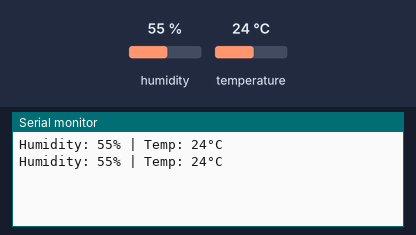
The sketch below on a simulated Arduino Uno, built with avr-gcc and run on an emulated ATmega328P. Parts: the last lines printed to the serial monitor. Inputs (shaded band) come from the test bench; at power-on: humidity 55 %, temperature 24 °C.

Above: at 2.8 s.
2.9 s: humidity set to 22 %
At 5.2 s:
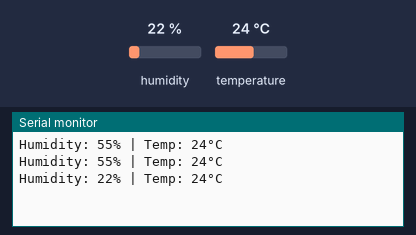
5.6 s: temperature set to 12 °C
At 6.4 s:
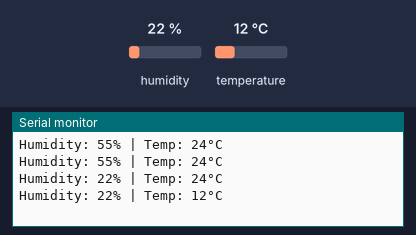
8.3 s: humidity set to 40 %
At 11.2 s:
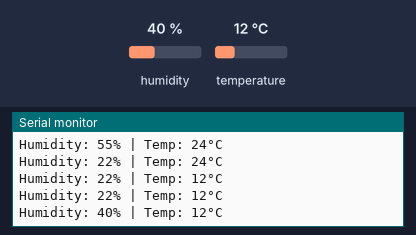
Timing chart, 0 to 12.7 s (numbered marks = the images above; inputs shaded):
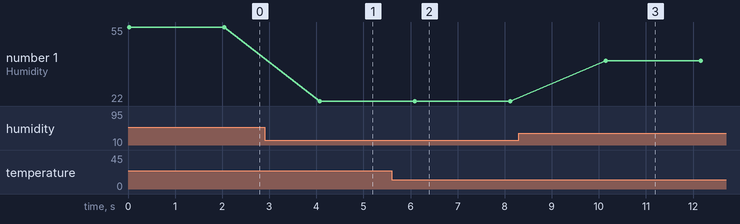

Measured:
- after the input at 2.9 s, the serial monitor: prints a new line after 1.2 s (image 1)
- after the input at 5.6 s, the serial monitor: prints a new line after 0.49 s (image 2)
- after the input at 8.3 s, the serial monitor: prints a new line after 1.8 s (image 3)
- plotted number 1: 55 → 22 after the input at 2.9 s, 22 → 40 after the input at 8.3 s

The sketch:

DHT11_OK_1.ino
```cpp
#include <SimpleDHT.h>

#define DHT_PIN 9  // The pin connected to DHT11 data line

SimpleDHT11 dht11(DHT_PIN);

void setup() {
  Serial.begin(9600);
}

void loop() {
  // Read without samples (simplest way)
  byte temperature = 0;
  byte humidity = 0;

  int err = SimpleDHTErrSuccess;
  if ((err = dht11.read(&temperature, &humidity, NULL)) != SimpleDHTErrSuccess) {
    Serial.print("Read failed, err=");
    Serial.println(err);
    delay(2000);
    return;
  }

  Serial.print("Humidity: ");
  Serial.print((int)humidity);
  Serial.print("% | Temp: ");
  Serial.print((int)temperature);
  Serial.println("°C");

  delay(2000);  // Wait 2 seconds between readings
}
```
